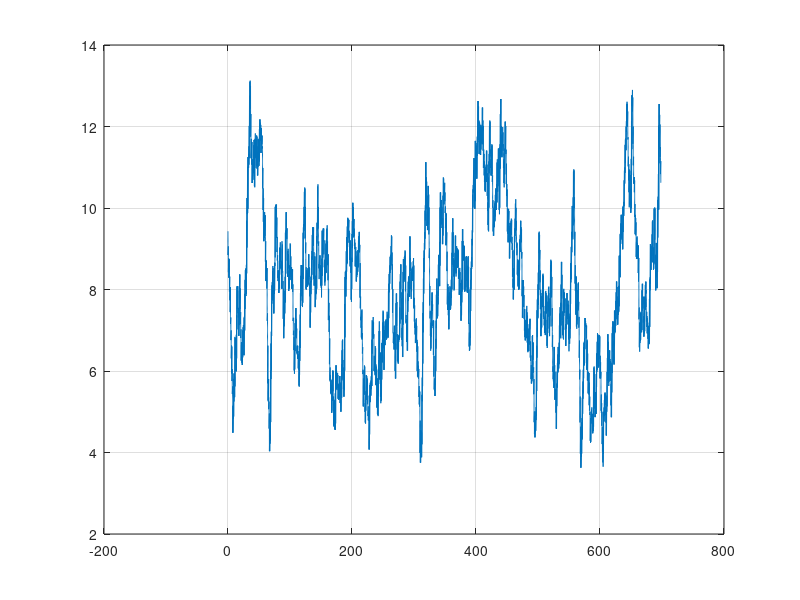

Recreate this plot in MATLAB.
close all
clear 
clc

wind_l = load('8ms.csv');
wind(:,:) = wind_l(wind_l(:,2)>3.3, :);

figure()
plot(wind(:, 1), wind(:, 2))
grid on

fprintf('mean: %3.3f [m/s] \n', mean(wind(:, 2)));
fprintf('std: %3.3f [m/s] \n', std(wind(:, 2)));
fprintf('Theoretical std: %3.3f [m/s] \n', 0.16*(8.105*0.75 + 3.8));
